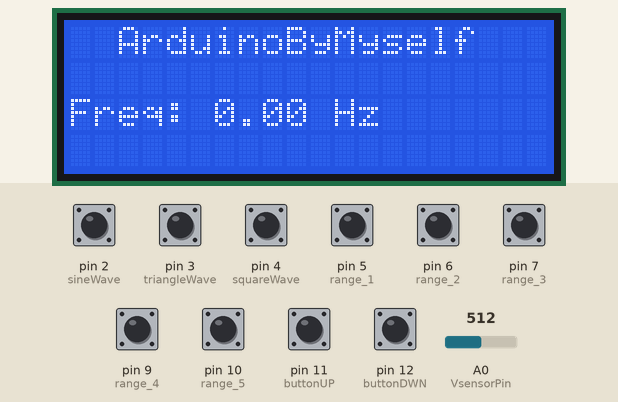
Recording of a sketch running on a simulated Arduino Uno, built with avr-gcc and run on an emulated ATmega328P. On the bench: 20×4 character LCD. The test bench sets the inputs (shaded band); at power-on: pin 2 (sineWave), pin 3 (triangleWave), pin 4 (squareWave), pin 5 (range_1), pin 6 (range_2), pin 7 (range_3), pin 9 (range_4), pin 10 (range_5), pin 11 (buttonUP), pin 12 (buttonDWN) HIGH, A0 (VsensorPin) = 512.

Above: at 10.9 s.
11.0 s: pin 11 (buttonUP) pulled LOW for 0.15 s
At 12.5 s:
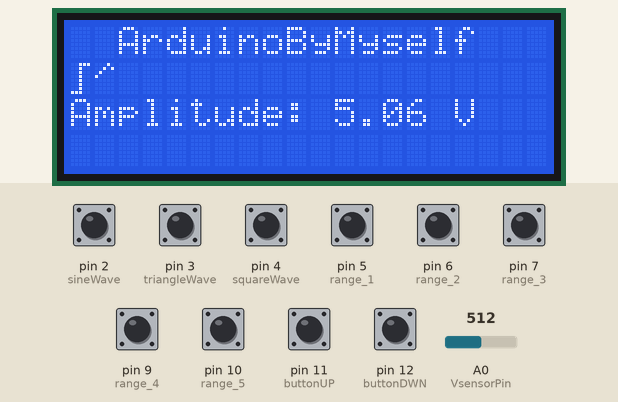
14.1 s: pin 12 (buttonDWN) pulled LOW for 1 s
At 14.59 s:
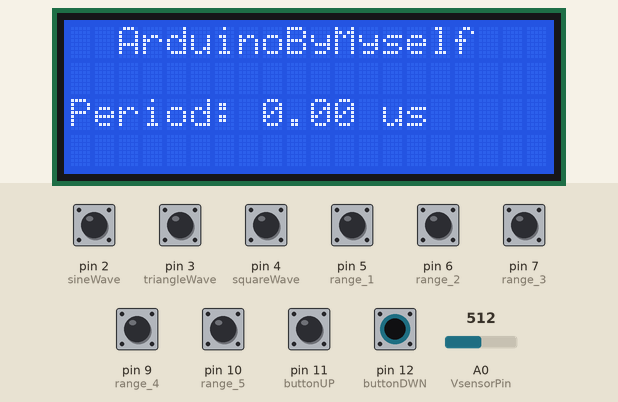
18.1 s: A0 (VsensorPin) set to 1023
At 19.3 s:
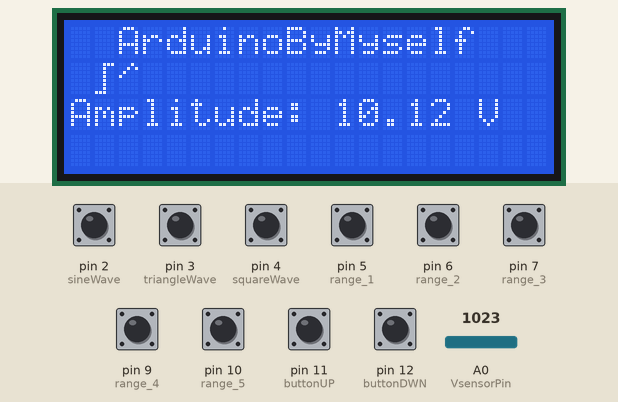
21.1 s: pin 11 (buttonUP) pulled LOW for 1 s
At 22.6 s:
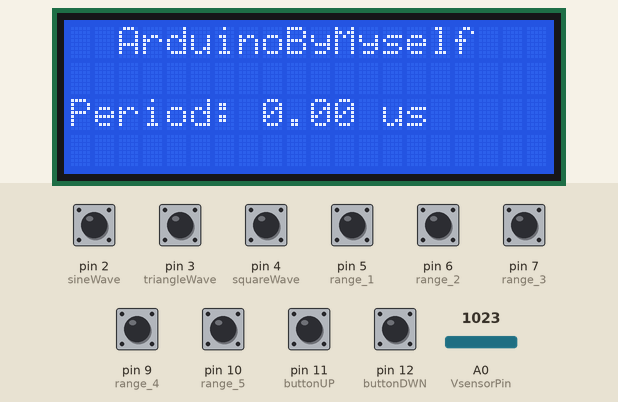
23.6 s: pin 12 (buttonDWN) pulled LOW for 0.15 s
At 24.5 s:
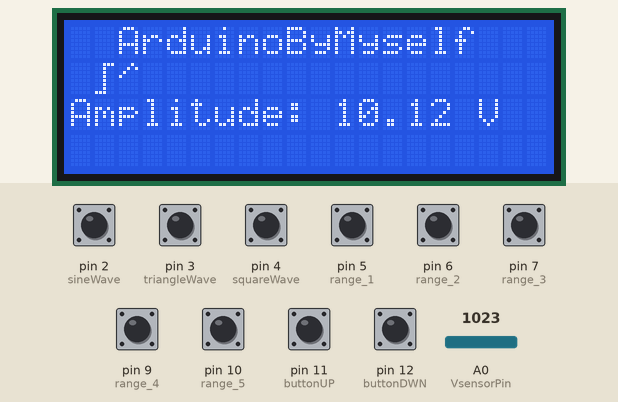
25.4 s: A0 (VsensorPin) set to 990
At 26.0 s:
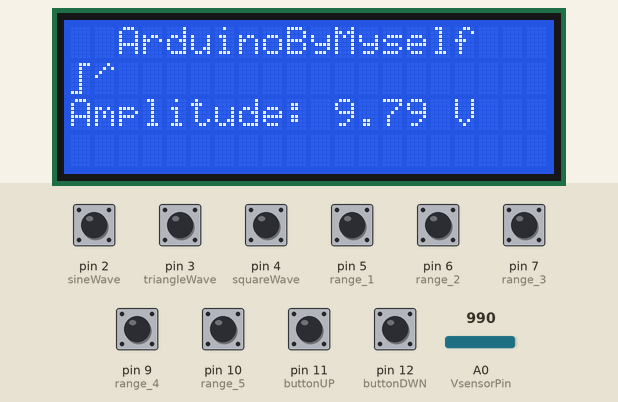
Timing chart, 0 to 28.4 s (numbered marks = the images above; inputs shaded):
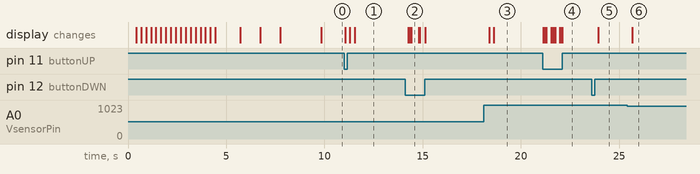

Measured:
- after the input at 11.0 s, the display: first changes after 0.06 s (image 1 shows a later state)
- after the input at 14.1 s, the display: first changes after 0.17 s (image 2 shows a later state)
- after the input at 18.1 s, the display: first changes after 0.27 s (image 3 shows a later state)
- after the input at 21.1 s, the display: first changes at once (image 4 shows a later state)
- after the input at 23.6 s, the display: changes after 0.34 s (image 5)
- after the input at 25.4 s, the display: changes after 0.27 s (image 6)

The sketch:

Arduino_Frequency_Counter_Duty_Cycle_Meter_3.ino
```cpp
 /*
  #####################################################################################
  #
  #  	File:               Arduino_Frequency_counter_Duty_Cycle_Meter_3.INO
  #     Processor:          Arduino UNO, MEGA ou Teensy++ 2.0
  #  	Language:	    Wiring / C /Processing /Fritzing / Arduino IDE
  #
  #	Objectives:         Function Generator using XR-2206
  #
  #	Behavior:	    This FG will generate 3 wave forms like Sine, triangle and
  #                         square. It has DC, AC and TTL output.
  #                         Frequency (coarse and fine) adjust.
  #                         Amplitude and OffSet adjust.
  #                         Range and Wave Form selection by a rotary switch
  #
  #
  #     Author:             Marcelo Moraes
  #     Date:               01/05/2015
  #     place:              Brazil, Sorocaba City
  #     website:            arduinobymyself.blogspot.com.br
  #
  #####################################################################################

  This project contains public domain code.
  The modification is allowed without notice.
  */

  //Arduino frequency counter/duty cycle meter
  //www.electronicsblog.net/
  #include <Wire.h>
  #include "Arduino.h"
  #include <LiquidCrystal_I2C.h>
  #include <FreqMeasure.h>

  //I2C LCD display initialization
  LiquidCrystal_I2C lcd(0x27, 20, 4);

  //some definitions
  #define buttonUP 11
  #define buttonDWN 12
  #define sineWave  2          // sine wave signal from SW2C
  #define triangleWave  3      // triangle wave signal from SW2C
  #define squareWave 4         // square wave signal from SW2C
  #define range_1 5            // range 0 -100Hz
  #define range_2 6            // range 100Hz -1KHz
  #define range_3 7            // range 1KHz -10KHz
  #define range_4 9            // range 10KHz -100KHz
  #define range_5 10           // range 100KHz -1MHz


  // variables
  int b=0;
  int screen =0;
  float Vsample=0;      // for amplitude
  float AMPLITUDE=0.0;  // amplitude final value calculation
  int VsensorPin = 0;    // arduino A0 pin voltage divider sensor
  double sum = 0;
  int count = 0;
  float frequency = 0;
  float periodus = 0;
  float periodms = 0;


  // new character definition
  byte customChar_1[8] = {
	0b11111,
	0b11111,
	0b11111,
	0b11111,
	0b11111,
	0b11111,
	0b11111,
	0b11111          };

  byte customChar_2[8] = {
	0b00010,
	0b00101,
	0b01000,
	0b10000,
	0b00000,
	0b00000,
	0b00000,
	0b00000          };
  byte customChar_3[8] = {
	0b00000,
	0b00000,
	0b10000,
	0b01000,
	0b00100,
	0b00010,
	0b00001,
	0b00000          };

  byte customChar_4[8] = {
	0b11100,
	0b00100,
	0b00100,
	0b00100,
	0b00100,
	0b00100,
	0b00100,
	0b00111         };
  byte customChar_5[8] = {
	0b00111,
	0b00100,
	0b00100,
	0b00100,
	0b00100,
	0b00100,
	0b00100,
	0b11100         };
  byte customChar_6[8] = {
	0b10000,
	0b01000,
	0b00100,
	0b00100,
	0b00100,
	0b00100,
	0b00010,
	0b00001         };

  byte customChar_7[8] = {
	0b00001,
	0b00010,
	0b00100,
	0b00100,
	0b00100,
	0b00100,
	0b01000,
	0b10000       };
  byte customChar_8[8] = {
	0b00000,
	0b00000,
	0b00000,
	0b00001,
	0b00010,
	0b00100,
	0b01000,
	0b10000       };


void setup()   {
  // Wire initialization
  Wire.begin();

  // LCD initialization
  lcd.init();          // I2C LCD initialization
  lcd.backlight();     // with Backlight
  lcd.clear();         // clearscreen

  // serial initialization
  Serial.begin(9600);

  //FreqMeasure initialization
  FreqMeasure.begin();

  //arduino pins definition
  pinMode(buttonUP, INPUT);
  digitalWrite(buttonUP, HIGH); //pull up resistor
  pinMode(buttonDWN, INPUT);
  digitalWrite(buttonDWN, HIGH);
  pinMode(sineWave, INPUT);
  digitalWrite(sineWave, HIGH);
  pinMode(triangleWave, INPUT);
  digitalWrite(triangleWave, HIGH);
  pinMode(squareWave, INPUT);
  digitalWrite(squareWave, HIGH);
  pinMode(range_1, INPUT);
  digitalWrite(range_1, HIGH);
  pinMode(range_2, INPUT);
  digitalWrite(range_2, HIGH);
  pinMode(range_3, INPUT);
  digitalWrite(range_3, HIGH);
  pinMode(range_4, INPUT);
  digitalWrite(range_4, HIGH);
  pinMode(range_5, INPUT);
  digitalWrite(range_5, HIGH);

  //some new character
  lcd.createChar(1, customChar_1);
  lcd.createChar(2, customChar_2);
  lcd.createChar(3, customChar_3);
  lcd.createChar(4, customChar_4);
  lcd.createChar(5, customChar_5);
  lcd.createChar(6, customChar_6);
  lcd.createChar(7, customChar_7);
  lcd.createChar(8, customChar_8);
  //lcd.createChar(9, customChar_9);
  //lcd.createChar(10, customChar_10);

  // initial messages on display
  lcd.clear();
  lcd.setCursor(0,0);
  lcd.print("    Initializing");
  lcd.setCursor(0,2);
  lcd.print("                    ");
  for(int i = 1; i < 19; i++){//just a rolling bar
    lcd.setCursor(i,2);
    lcd.write((uint8_t)1);
    delay(250);
  }
  delay(1000);
  lcd.clear();
  lcd.setCursor(0,0);
  lcd.print("      Welcome");
  delay(1000);
  lcd.setCursor(0,1);
  lcd.print(" Arduino By Myself");
  delay(1000);
  lcd.setCursor(0,2);
  lcd.print(" Function Generator");
  delay(2000);
  lcd.clear();
}


void loop(){
  /// screen modes to display the information
  switch (screen) {
  case 0://shows the frequency
    for(int i=0;i<100;i++){
      // get the frequency from the TTL_output signal
      if (FreqMeasure.available()) {
        sum = sum + FreqMeasure.read();
        count = count + 1;
        if (count > 100) {
          frequency = FreqMeasure.countToFrequency(sum / count);
          periodus = 1/frequency*1000000;  // period in us
          periodms = 1/frequency*1000;     // period in us
          sum = 0;
          count = 0;
        }
      }
    }
    lcd.setCursor(0,0);
    lcd.print("  ArduinoByMyself   ");
    lcd.setCursor(0,1);
    lcd.print("                    ");
    lcd.setCursor(0,2);
    lcd.print("Freq: ");
    lcd.print(frequency,2);
    lcd.print(" Hz    ");
    lcd.setCursor(0,3);
    lcd.print("                    ");
  break;

  case 1://show the period
    lcd.setCursor(0,0);
    lcd.print("  ArduinoByMyself   ");
    lcd.setCursor(0,1);
    lcd.print("                    ");
    lcd.setCursor(0, 2);
    lcd.print("Period: ");
    if(periodus >= 1000.0){
      lcd.print(periodms);
      lcd.print(" ms     ");
    }
    else{
      lcd.print(periodus);
      lcd.print(" us     ");
    }
    lcd.setCursor(0,3);
    lcd.print("                    ");
  break;

  case 2://shows the frequency range
    lcd.setCursor(0,0);
    lcd.print("  ArduinoByMyself   ");
    lcd.setCursor(0,1);
    lcd.print("                    ");
    lcd.setCursor(0,2);
    // check the range used from the switch S1B
    if(!digitalRead(range_1)) lcd.print("Range: 0 - 100Hz    ");
    if(!digitalRead(range_2)) lcd.print("Range: 100 - 1KHz   ");
    if(!digitalRead(range_3)) lcd.print("Range: 1K - 10KHz   ");
    if(!digitalRead(range_4)) lcd.print("Range: 10K - 100KHz ");
    if(!digitalRead(range_5)) lcd.print("Range: 100K - 1MHz  ");

    lcd.setCursor(0,3);
    // check the wave form used from teh switch S2C
    if(!digitalRead(sineWave)){
      lcd.print("WaveForm: Sin ");
      lcd.write((uint8_t)6);
      lcd.write((uint8_t)7);
      lcd.write((uint8_t)6);
      lcd.print("   ");
    }
    if(!digitalRead(triangleWave)){
      lcd.print("WaveForm: Tri ");
      lcd.write((uint8_t)2);
      lcd.write((uint8_t)3);
      lcd.write((uint8_t)8);
      lcd.print("   ");
    }
    if(!digitalRead(squareWave)){
      lcd.print("WaveForm: Sqr ");
      lcd.write((uint8_t)4);
      lcd.write((uint8_t)5);
      lcd.write((uint8_t)4);
      lcd.print("   ");
    }
  break;

  case 3://show the signal amplitude
    for(int i=0;i<150;i++){
      Vsample+=analogRead(VsensorPin);  //read the voltage from the sensor
      delay(1); // 150 samples on 300ms
    }
    Vsample=Vsample/150;
    AMPLITUDE=4.911*2*Vsample/1000; //  callibration // 4.911 from voltage div is eqv 512 in A0 reading  // multiply 2 to get actual voltage

    lcd.setCursor(0,0);
    lcd.print("  ArduinoByMyself   ");
    lcd.setCursor(0,1);
    lcd.print("                    ");
    lcd.setCursor(0,2);
    lcd.print("Amplitude: ");
    lcd.print(AMPLITUDE);
    lcd.println(" V   ");
    lcd.setCursor(0,3);
    lcd.print("                    ");
  break;
  }

  ////buttons////
  if(!digitalRead(buttonDWN)){
    screen++;
    if(screen > 3){
      screen=0 ;
      lcd.clear();
    }
  }

  if(!digitalRead(buttonUP)){
    screen--;
    if(screen<0){
      screen=3 ;
      lcd.clear();
    }
  }
}
```
